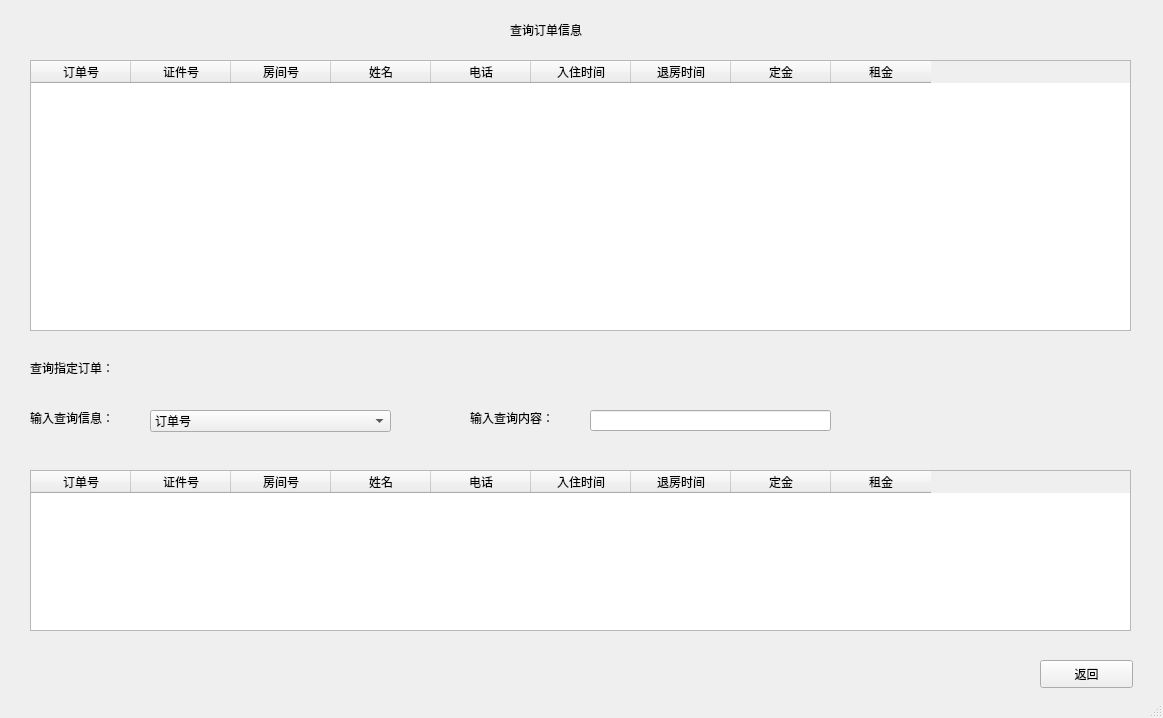
<?xml version="1.0" encoding="UTF-8"?>
<ui version="4.0">
 <class>Browse3</class>
 <widget class="QMainWindow" name="Browse3">
  <property name="geometry">
   <rect>
    <x>0</x>
    <y>0</y>
    <width>1163</width>
    <height>718</height>
   </rect>
  </property>
  <property name="windowTitle">
   <string>MainWindow</string>
  </property>
  <widget class="QWidget" name="centralwidget">
   <widget class="QLabel" name="label">
    <property name="geometry">
     <rect>
      <x>510</x>
      <y>20</y>
      <width>101</width>
      <height>20</height>
     </rect>
    </property>
    <property name="text">
     <string>查询订单信息</string>
    </property>
   </widget>
   <widget class="QTableWidget" name="tableWidget">
    <property name="geometry">
     <rect>
      <x>30</x>
      <y>60</y>
      <width>1101</width>
      <height>271</height>
     </rect>
    </property>
    <column>
     <property name="text">
      <string>订单号</string>
     </property>
    </column>
    <column>
     <property name="text">
      <string>证件号</string>
     </property>
    </column>
    <column>
     <property name="text">
      <string>房间号</string>
     </property>
    </column>
    <column>
     <property name="text">
      <string>姓名</string>
     </property>
    </column>
    <column>
     <property name="text">
      <string>电话</string>
     </property>
    </column>
    <column>
     <property name="text">
      <string>入住时间</string>
     </property>
    </column>
    <column>
     <property name="text">
      <string>退房时间</string>
     </property>
    </column>
    <column>
     <property name="text">
      <string>定金</string>
     </property>
    </column>
    <column>
     <property name="text">
      <string>租金</string>
     </property>
    </column>
   </widget>
   <widget class="QLabel" name="label_2">
    <property name="geometry">
     <rect>
      <x>30</x>
      <y>360</y>
      <width>111</width>
      <height>16</height>
     </rect>
    </property>
    <property name="text">
     <string>查询指定订单：</string>
    </property>
   </widget>
   <widget class="QTableWidget" name="tableWidget_2">
    <property name="geometry">
     <rect>
      <x>30</x>
      <y>470</y>
      <width>1101</width>
      <height>161</height>
     </rect>
    </property>
    <column>
     <property name="text">
      <string>订单号</string>
     </property>
    </column>
    <column>
     <property name="text">
      <string>证件号</string>
     </property>
    </column>
    <column>
     <property name="text">
      <string>房间号</string>
     </property>
    </column>
    <column>
     <property name="text">
      <string>姓名</string>
     </property>
    </column>
    <column>
     <property name="text">
      <string>电话</string>
     </property>
    </column>
    <column>
     <property name="text">
      <string>入住时间</string>
     </property>
    </column>
    <column>
     <property name="text">
      <string>退房时间</string>
     </property>
    </column>
    <column>
     <property name="text">
      <string>定金</string>
     </property>
    </column>
    <column>
     <property name="text">
      <string>租金</string>
     </property>
    </column>
   </widget>
   <widget class="QLabel" name="label_3">
    <property name="geometry">
     <rect>
      <x>30</x>
      <y>410</y>
      <width>111</width>
      <height>16</height>
     </rect>
    </property>
    <property name="text">
     <string>输入查询信息：</string>
    </property>
   </widget>
   <widget class="QLineEdit" name="lineEdit_2">
    <property name="geometry">
     <rect>
      <x>590</x>
      <y>410</y>
      <width>241</width>
      <height>21</height>
     </rect>
    </property>
   </widget>
   <widget class="QLabel" name="label_4">
    <property name="geometry">
     <rect>
      <x>470</x>
      <y>410</y>
      <width>111</width>
      <height>16</height>
     </rect>
    </property>
    <property name="text">
     <string>输入查询内容：</string>
    </property>
   </widget>
   <widget class="QPushButton" name="pushButton">
    <property name="geometry">
     <rect>
      <x>1040</x>
      <y>660</y>
      <width>93</width>
      <height>28</height>
     </rect>
    </property>
    <property name="text">
     <string>返回</string>
    </property>
   </widget>
   <widget class="QComboBox" name="comboBox">
    <property name="geometry">
     <rect>
      <x>150</x>
      <y>410</y>
      <width>241</width>
      <height>22</height>
     </rect>
    </property>
    <item>
     <property name="text">
      <string>订单号</string>
     </property>
    </item>
    <item>
     <property name="text">
      <string>证件号</string>
     </property>
    </item>
    <item>
     <property name="text">
      <string>房间号</string>
     </property>
    </item>
    <item>
     <property name="text">
      <string>姓名</string>
     </property>
    </item>
    <item>
     <property name="text">
      <string>电话</string>
     </property>
    </item>
    <item>
     <property name="text">
      <string>入住时间</string>
     </property>
    </item>
    <item>
     <property name="text">
      <string>退房时间</string>
     </property>
    </item>
    <item>
     <property name="text">
      <string>定金</string>
     </property>
    </item>
    <item>
     <property name="text">
      <string>租金</string>
     </property>
    </item>
   </widget>
  </widget>
  <widget class="QStatusBar" name="statusbar"/>
 </widget>
 <resources/>
 <connections/>
</ui>
